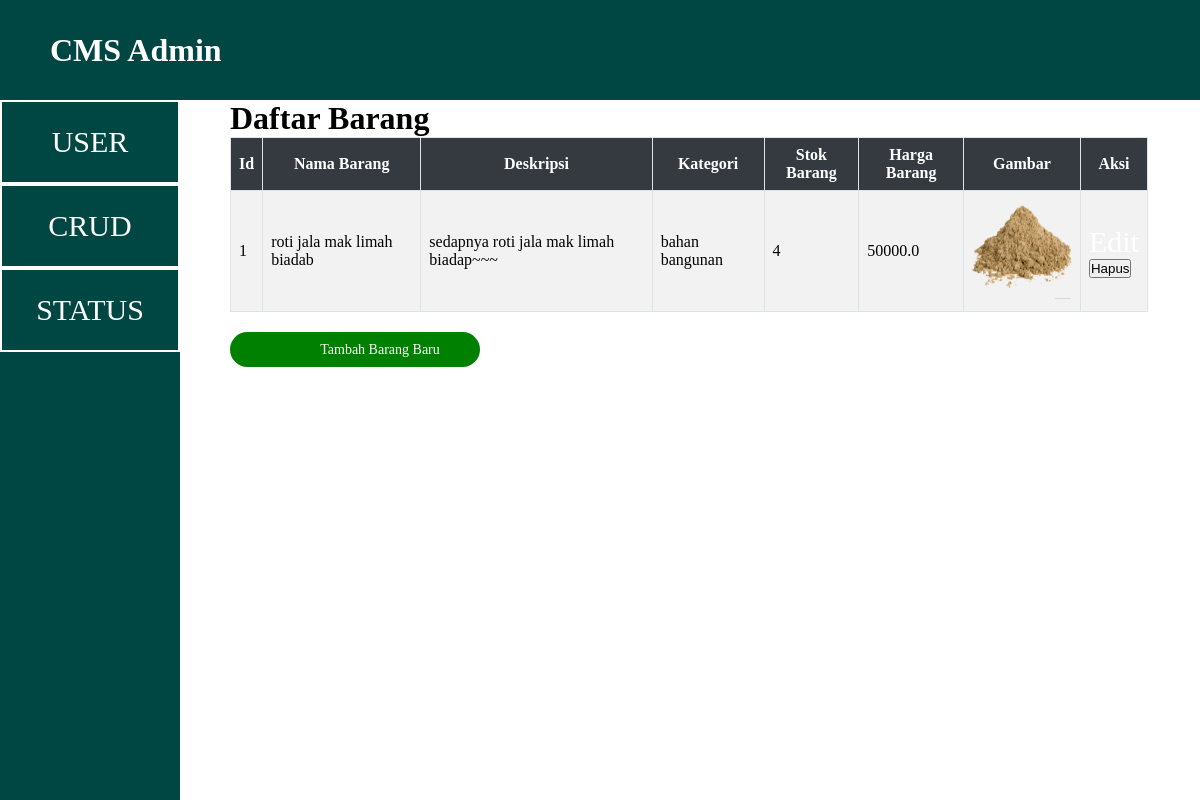
Page /admin_crud on the earlier database version.
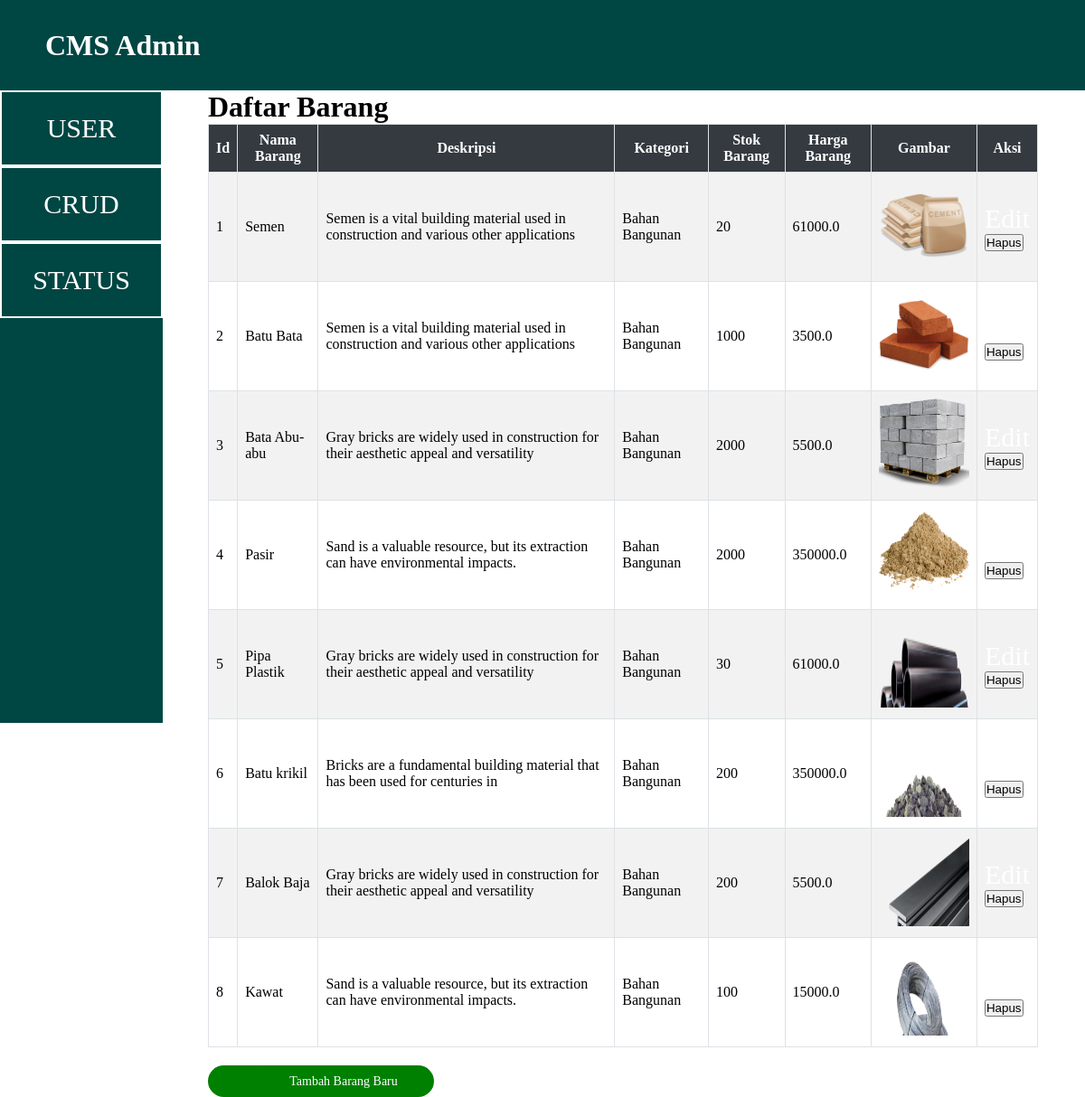
Same page on the later database version.
### models/product.py (models this page shows)
class Product(db.Model):
    __tablename__ = 'product'
    id = db.Column(db.Integer, primary_key=True)
    name = db.Column(db.String(100))
    desc = db.Column(db.String(100))
    category = db.Column(db.String(100))
    quantityInStock = db.Column(db.Integer)
    price = db.Column(db.Float)
    picture = db.Column(db.String(100))

### app.py (the view)
@app.route("/admin_crud")
def admin_crud():
    barang_list = Product.query.all()
    return render_template('admin_crud.html', barang_list=barang_list)

### templates/admin_crud.html (shortened to what this page needs)
<!DOCTYPE html>
<html lang="en">
<head>
    <link rel="stylesheet" type="text/css" href="{{ url_for('static', filename='css/crud_admin.css') }}">
</head>
<body>
    <div class="navbar">
        <h1>CMS Admin</h1>
    </div>
    <div class="container">
        <div class="bar-left">
            <div class="nav-user">
                <a href="{{ url_for('admin_user') }}">USER</a>
            </div>
            <div class="nav-user">
                <a href="{{ url_for('admin_crud') }}">CRUD</a>
            </div>
            <div class="nav-user">
                <a href="{{ url_for('admin_status') }}">STATUS</a>
            </div>
        </div>
<div class="bar-right">
    <h1>Daftar Barang</h1>
    <table>
        <tr>
            <th>Id</th>
            <th>Nama Barang</th>
            <th>Deskripsi</th>
            <th>Kategori</th>
            <th>Stok Barang</th>
            <th>Harga Barang</th>
            <th>Gambar</th>
            <th>Aksi</th>
        </tr>
        {% for barang in barang_list %}
        <tr>
            <td>{{ barang.id }}</td>
            <td>{{ barang.name }}</td>
            <td>{{ barang.desc }}</td>
            <td>{{ barang.category }}</td>
            <td>{{ barang.quantityInStock }}</td>
            <td>{{ barang.price }}</td>
            <td><img src="{{ url_for('static', filename='unggah/'+ barang.picture) }}" width="100" height="100"></td>
            <td>
                <a href="/edit/{{ barang.id }}">Edit</a>
                <form method="POST" action="/delete/{{ barang.id }}" onsubmit="return confirm('Are you sure you want to delete this item?');">
                    <button type="submit">Hapus</button>
                </form>
            </td>
        </tr>
        {% endfor %}
    </table>
    <div class="button">
        <a class="button" href="/add">Tambah Barang Baru</a>
    </div>
</div>
    </div>
</body>
</html>

Differences in the rows shown:
changed Product id 1: name "roti jala mak limah biadab" → "Semen"; desc "sedapnya roti jala mak limah biadap~~~" → "Semen is a vital building material used in construction and various other applications"; category "bahan bangunan" → "Bahan Bangunan"; quantityInStock "4" → "20"; price "50000.0" → "61000.0"; picture: a different picture
added Product: id "2", name "Batu Bata", desc "Semen is a vital building material used in construction and various other applications", category "Bahan Bangunan", quantityInStock "1000", price "3500.0", picture (picture)
added Product: id "3", name "Bata Abu-abu", desc "Gray bricks are widely used in construction for their aesthetic appeal and versatility", category "Bahan Bangunan", quantityInStock "2000", price "5500.0", picture (picture)
added Product: id "4", name "Pasir", desc "Sand is a valuable resource, but its extraction can have environmental impacts.", category "Bahan Bangunan", quantityInStock "2000", price "350000.0", picture (picture)
added Product: id "5", name "Pipa Plastik", desc "Gray bricks are widely used in construction for their aesthetic appeal and versatility", category "Bahan Bangunan", quantityInStock "30", price "61000.0", picture (picture)
added Product: id "6", name "Batu krikil", desc "Bricks are a fundamental building material that has been used for centuries in", category "Bahan Bangunan", quantityInStock "200", price "350000.0", picture (picture)
added Product: id "7", name "Balok Baja", desc "Gray bricks are widely used in construction for their aesthetic appeal and versatility", category "Bahan Bangunan", quantityInStock "200", price "5500.0", picture (picture)
added Product: id "8", name "Kawat", desc "Sand is a valuable resource, but its extraction can have environmental impacts.", category "Bahan Bangunan", quantityInStock "100", price "15000.0", picture (picture)
